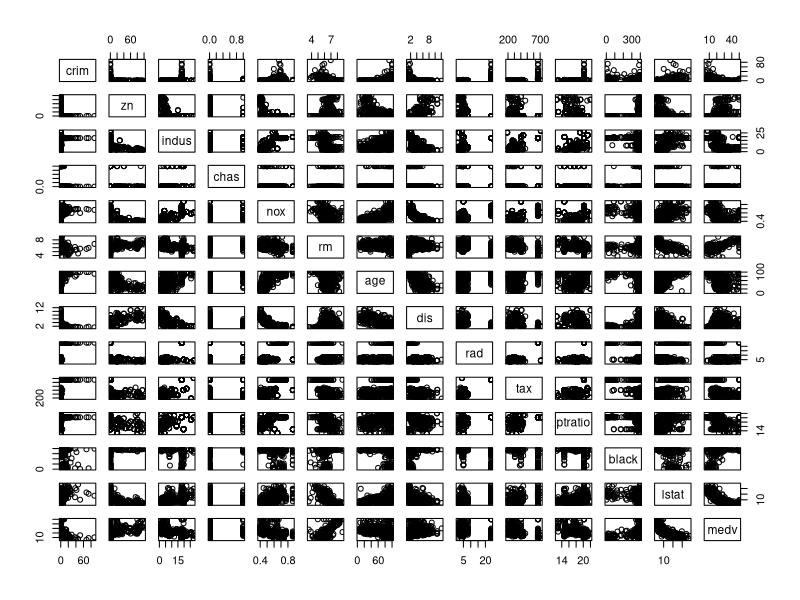
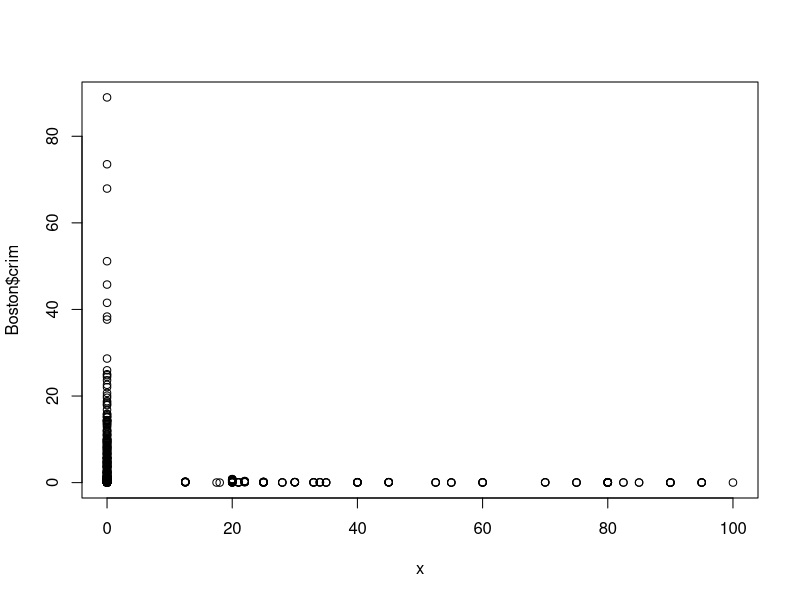
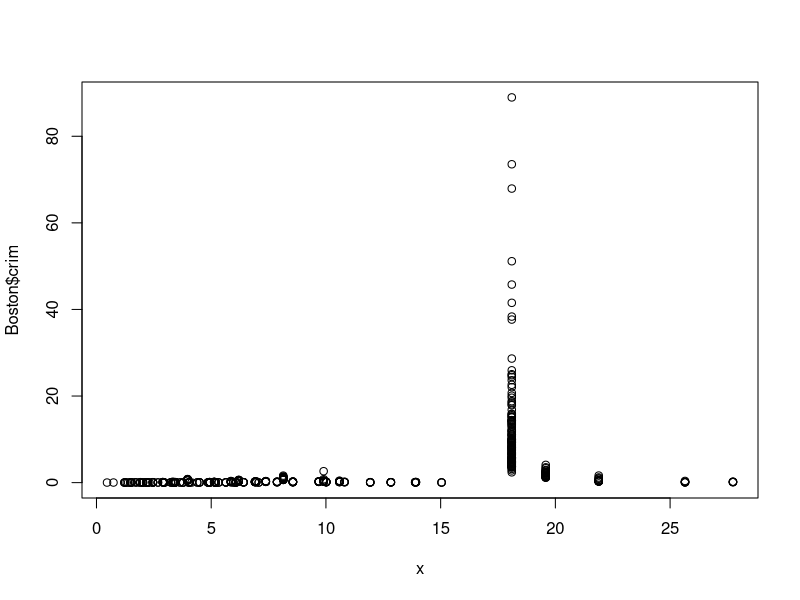
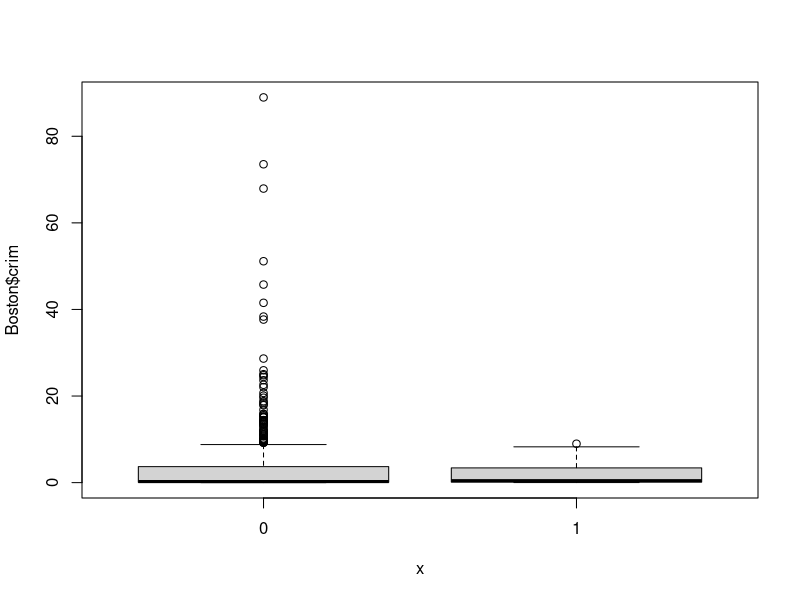
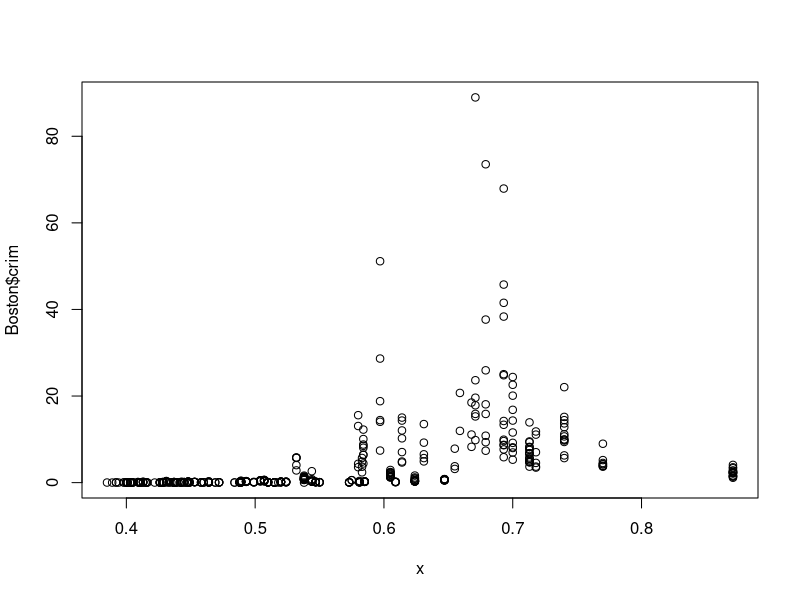
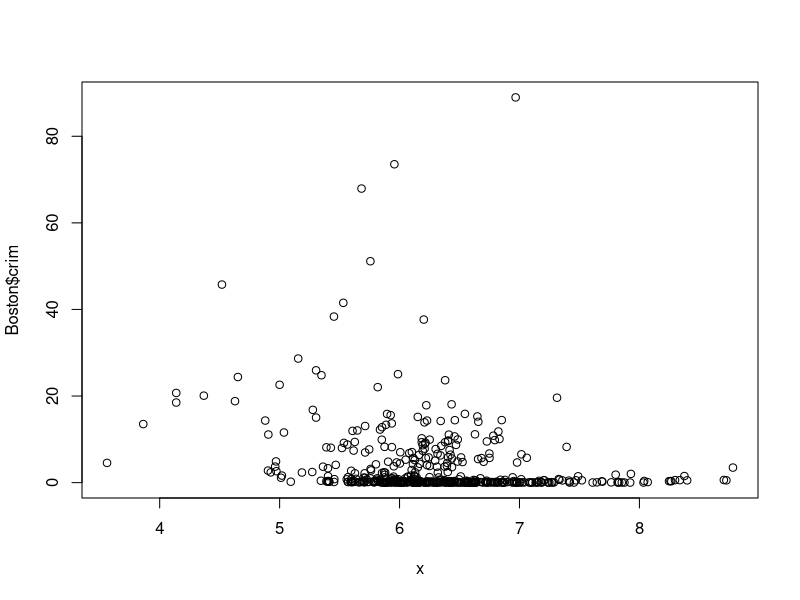
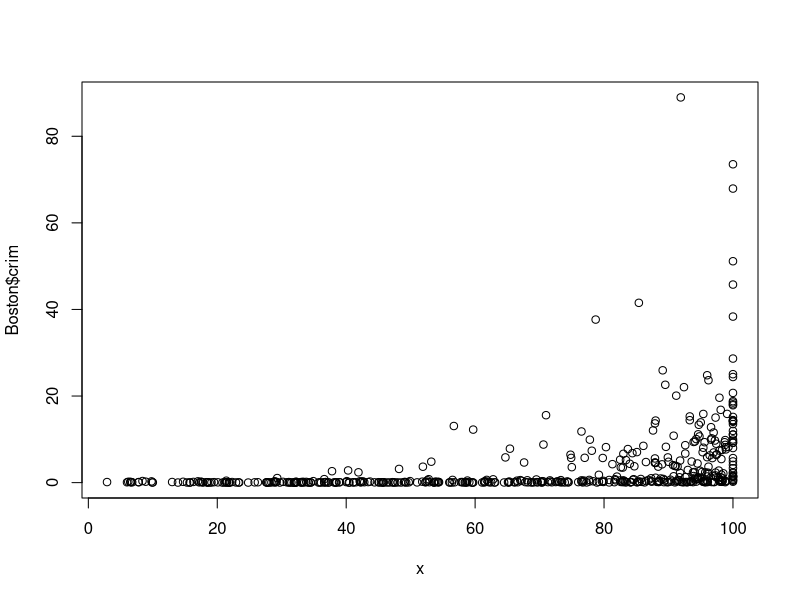
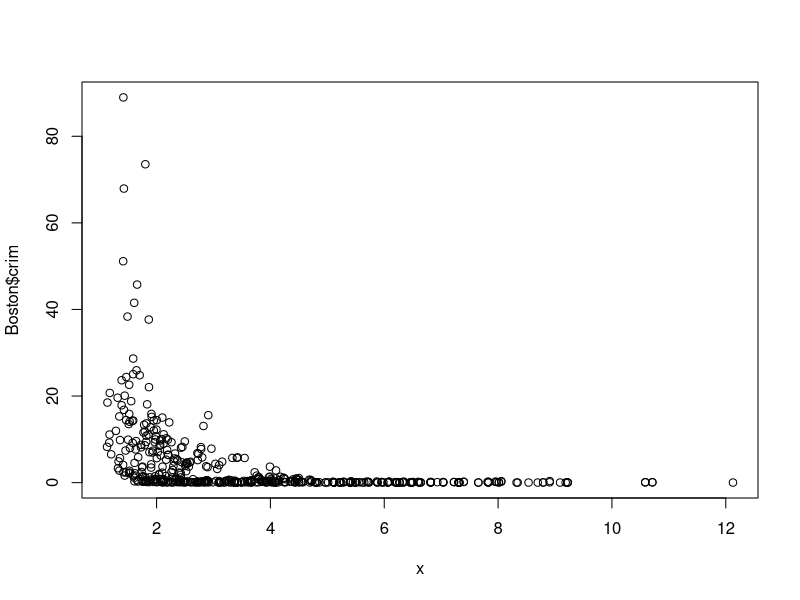

The R script that drew these images, in order:
library(MASS)

?Boston
# crim
# per capita crime rate by town.
# 
# zn
# proportion of residential land zoned for lots over 25,000 sq.ft.
# 
# indus
# proportion of non-retail business acres per town.
# 
# chas
# Charles River dummy variable (= 1 if tract bounds river; 0 otherwise).
# 
# nox
# nitrogen oxides concentration (parts per 10 million).
# 
# rm
# average number of rooms per dwelling.
# 
# age
# proportion of owner-occupied units built prior to 1940.
# 
# dis
# weighted mean of distances to five Boston employment centres.
# 
# rad
# index of accessibility to radial highways.
# 
# tax
# full-value property-tax rate per \$10,000.
# 
# ptratio
# pupil-teacher ratio by town.
# 
# black
# 1000(Bk - 0.63)^2 where Bk is the proportion of blacks by town.
# 
# lstat
# lower status of the population (percent).
# 
# medv
# median value of owner-occupied homes in \$1000s.
data("Boston")

str(Boston)
summary(Boston)
dim(Boston)

pairs(Boston)

Boston$chas <- as.factor(Boston$chas)

sapply(Boston[,2:14], function(x) plot(Boston$crim ~ x))

range(Boston$crim)

rownames(Boston[Boston$crim == max(Boston$crim),])
rownames(Boston[Boston$ptratio == max(Boston$ptratio),])
rownames(Boston[Boston$tax == max(Boston$tax),])

table(Boston$chas == 1)

median(Boston$ptratio)

rownames(Boston[min(Boston$medv),])
Boston[min(Boston$medv),]

rownames(Boston[Boston$rm > 7,])
rownames(Boston[Boston$rm > 8,])

Boston[Boston$rm > 8,]
